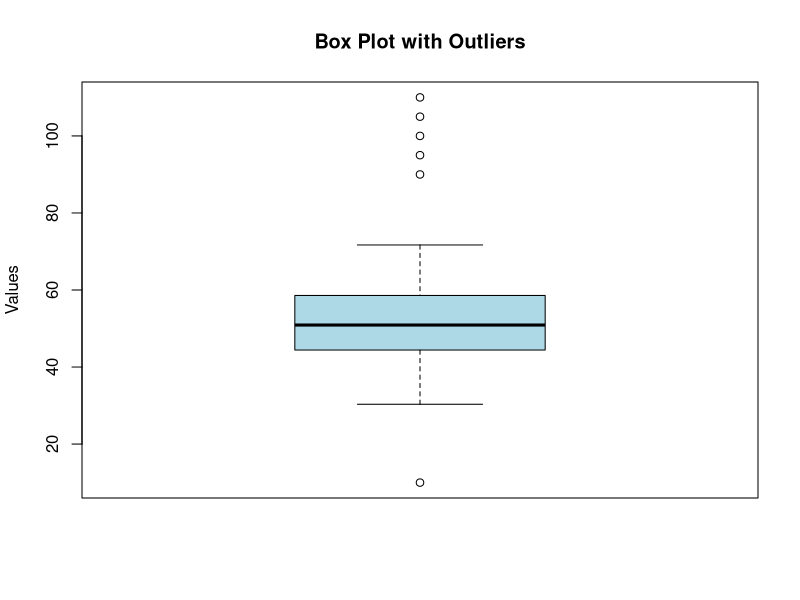
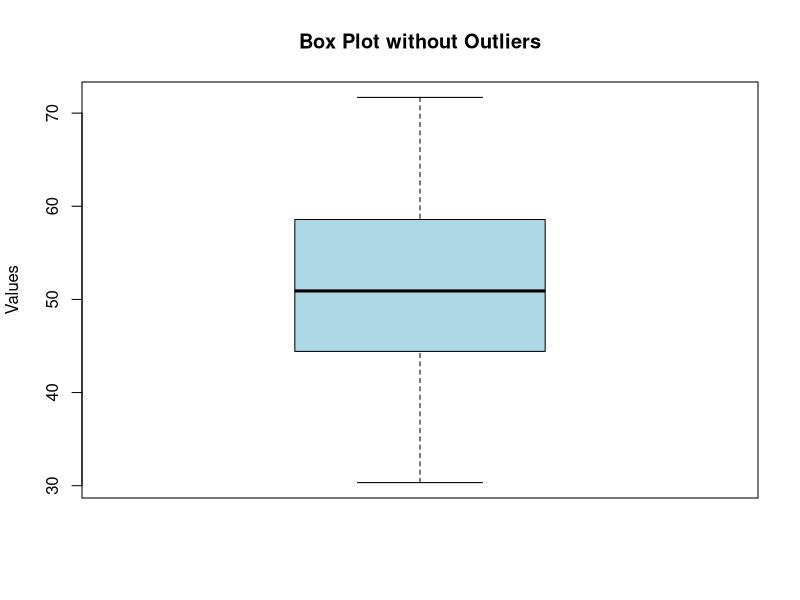

Here is the R script that generated these plots, in order:
# How to make a box-and-whisker plot in R?----

set.seed(123)  # For reproducibility

# Generate 50 random points from a normal distribution
data <- rnorm(50, mean = 50, sd = 10)

# Introduce a few outliers
data <- c(data, 10, 90, 95, 100, 105, 110)

# Print the data to see the values
print(data)

# Create a box plot with outliers
boxplot(data, main = "Box Plot with Outliers", 
        ylab = "Values",
        col = "lightblue")

# Create a box plot without displaying outliers
boxplot(data, main = "Box Plot without Outliers", 
        ylab = "Values", 
        col = "lightblue", 
        outline = FALSE)







